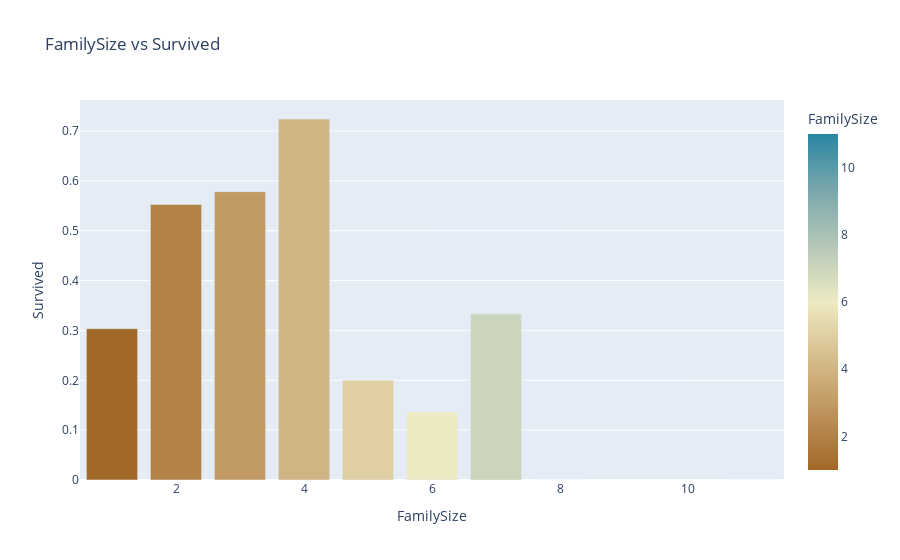

Notebook code for this chart:
### Code cell
family_plot = train.groupby("FamilySize")["Survived"].mean().reset_index()

fig = px.bar(
    family_plot,
    x="FamilySize",
    y="Survived",
    title="FamilySize vs Survived",
    color="FamilySize",
    color_continuous_scale="Earth"  # 大地色系（Plotly 的 Earth 色盤）
)

fig.show()

### Figure 1 — Plotly figure (JSON) as saved in the notebook; plotly's stock layout.template omitted (floating-point values rounded to 4 significant figures)
{"data": [{"hovertemplate": "FamilySize=%{marker.color}<br>Survived=%{y}<extra></extra>", "legendgroup": "", "marker": {"color": [1, 2, 3, 4, 5, 6, 7, 8, 11], "coloraxis": "coloraxis", "pattern": {"shape": ""}}, "name": "", "orientation": "v", "showlegend": false, "textposition": "auto", "type": "bar", "x": [1, 2, 3, 4, 5, 6, 7, 8, 11], "xaxis": "x", "y": [0.3035, 0.5528, 0.5784, 0.7241, 0.2, 0.1364, 0.3333, 0.0, 0.0], "yaxis": "y"}], "layout": {"barmode": "relative", "coloraxis": {"colorbar": {"title": {"text": "FamilySize"}}, "colorscale": [[0, "rgb(161, 105, 40)"], [0.1667, "rgb(189, 146, 90)"], [0.3333, "rgb(214, 189, 141)"], [0.5, "rgb(237, 234, 194)"], [0.6667, "rgb(181, 200, 184)"], [0.8333, "rgb(121, 167, 172)"], [1, "rgb(40, 135, 161)"]]}, "legend": {"tracegroupgap": 0}, "title": {"text": "FamilySize vs Survived"}, "xaxis": {"anchor": "y", "domain": [0, 1], "title": {"text": "FamilySize"}}, "yaxis": {"anchor": "x", "domain": [0, 1], "title": {"text": "Survived"}}}}
